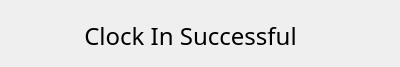
<?xml version="1.0" encoding="UTF-8"?>
<ui version="4.0">
 <class>ClockInSuccessful</class>
 <widget class="QDialog" name="ClockInSuccessful">
  <property name="geometry">
   <rect>
    <x>0</x>
    <y>0</y>
    <width>400</width>
    <height>67</height>
   </rect>
  </property>
  <property name="windowTitle">
   <string>Login Successful</string>
  </property>
  <widget class="QLabel" name="label">
   <property name="geometry">
    <rect>
     <x>10</x>
     <y>10</y>
     <width>361</width>
     <height>51</height>
    </rect>
   </property>
   <property name="font">
    <font>
     <family>Book Antiqua</family>
     <pointsize>18</pointsize>
    </font>
   </property>
   <property name="text">
    <string>Clock In Successful</string>
   </property>
   <property name="alignment">
    <set>Qt::AlignCenter</set>
   </property>
  </widget>
 </widget>
 <resources/>
 <connections/>
</ui>
